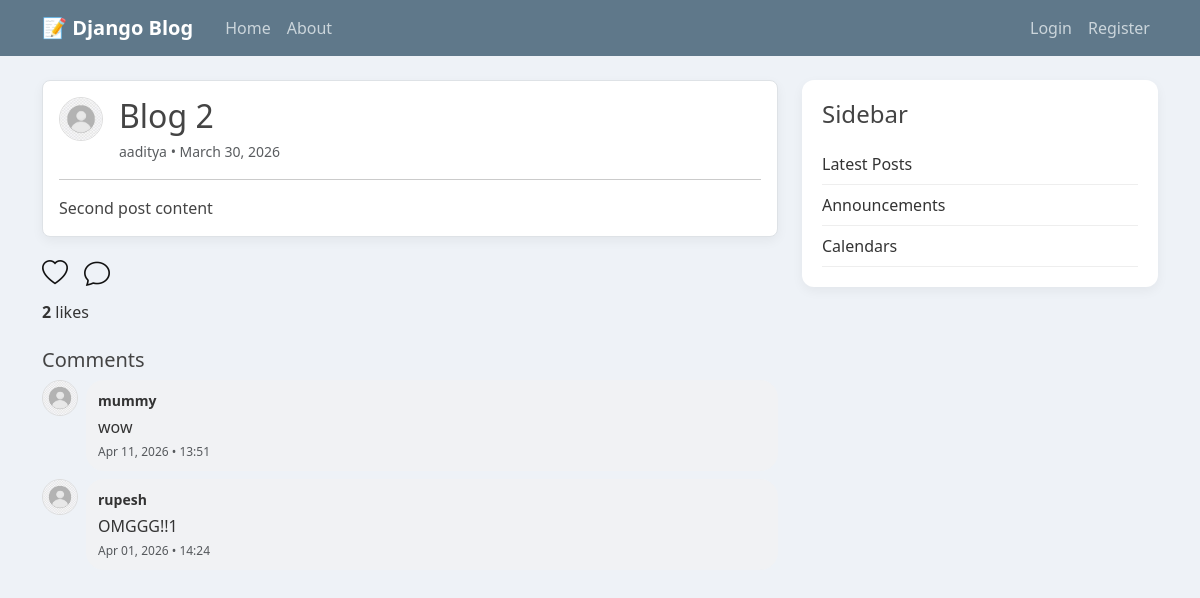
The app's page /post/2/, older data.
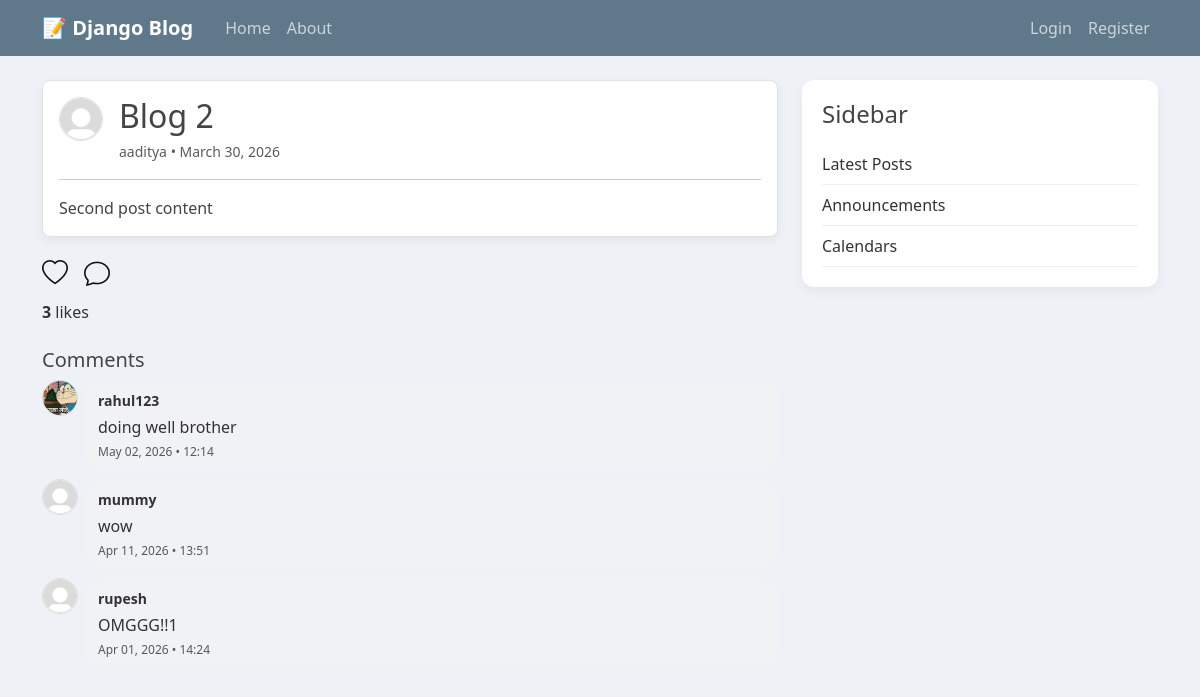
The same page, newer data.
### blog/models.py (models this page shows, shortened)
class Post(models.Model):
  title=models.CharField(max_length=100)
  content=models.TextField()
  author=models.ForeignKey(User,on_delete=models.CASCADE)
  created_at=models.DateTimeField(auto_now_add=True)

class Comment(models.Model):
  post=models.ForeignKey(Post, on_delete=models.CASCADE, related_name='comments')
  user=models.ForeignKey(User, on_delete=models.CASCADE)
  content=models.TextField()
  created_at=models.DateTimeField(auto_now_add=True)

### users/models.py (models this page shows, shortened)
class Profile(models.Model):
    user = models.OneToOneField(User, on_delete=models.CASCADE)
    image = models.ImageField(upload_to='profile_pics', blank=True, null=True)
    bio = models.CharField(max_length=150, blank=True)

### blog/views.py (the view)
# urls.py: path('post/<int:pk>/', views.post_detail, name='post-detail'),
def post_detail(request, pk):
    post = get_object_or_404(Post, id=pk)
    comments = post.comments.all().order_by('-created_at')
    is_liked = False
    if request.user.is_authenticated:
        is_liked = Like.objects.filter(post=post, user=request.user).exists()
    if request.method == 'POST':
        if request.user.is_authenticated:
            form = CommentForm(request.POST)
            if form.is_valid():
                comment = form.save(commit=False)
                comment.post = post
                comment.user = request.user
                comment.save()
                return redirect('post-detail', pk=post.id)
        else:
            return redirect('login')
    else:
        form = CommentForm()
    context = {
        'post': post,
        'comments': comments,
        'form': form,
        'is_liked': is_liked
    }
    return render(request, 'blog/post_detail.html', context)

### blog/templates/blog/post_detail.html (shortened to what the changed rows need)
{% extends "blog/base.html" %}
{% load static %}
{% block content %}
<article class="p-3 mb-3 bg-white border rounded-3" style="box-shadow:0 4px 12px rgba(0,0,0,0.05);">
  <div class="d-flex justify-content-between align-items-start">
    <div class="d-flex gap-3 align-items-start">
      {% if post.author.profile.image %}
        <img src="{{ post.author.profile.image.url }}?v={{ post.author.profile.image.name }}"
             alt="avatar"
             style="width:44px;height:44px;border-radius:50%;object-fit:cover;border:1px solid #ddd;flex:0 0 44px;">
      {% else %}
        <img src="{% static 'users/default_v2.jpg' %}"
             alt="avatar"
             style="width:44px;height:44px;border-radius:50%;object-fit:cover;border:1px solid #ddd;flex:0 0 44px;">
      {% endif %}
      <div>
        <h2 class="mb-1">{{ post.title }}</h2>
        <small class="text-muted">
          <a href="{% url 'public-profile' post.author.username %}" style="text-decoration:none;color:inherit;">
            {{ post.author }}
          </a>
          • {{ post.created_at|date:"F d, Y" }}
        </small>
      </div>
    </div>
  </div>
  <hr class="my-3">
  <p class="mb-0" style="color:#444; white-space:pre-wrap;">{{ post.content }}</p>
</article>
<div class="d-flex align-items-center gap-3 mb-2">
  {% if user.is_authenticated %}
    <form action="{% url 'post-like' post.id %}" method="POST" class="m-0 p-0">
      {% csrf_token %}
      <button type="submit"
              class="p-0"
              title="{% if is_liked %}Unlike{% else %}Like{% endif %}"
              style="border:none; background:none; cursor:pointer; font-size:26px; line-height:1;">
        {% if is_liked %}
          <i class="bi bi-heart-fill" style="color:#e0245e;"></i>
        {% else %}
          <i class="bi bi-heart" style="color:#111;"></i>
        {% endif %}
      </button>
    </form>
  {% else %}
    <a href="{% url 'login' %}" class="text-decoration-none" style="font-size:26px;" title="Login to like">
    </a>
  {% endif %}
  {% if user.is_authenticated %}
    <button type="button"
            class="p-0"
            title="Comment"
            onclick="openCommentSheet()"
            style="border:none; background:none; cursor:pointer; font-size:26px; line-height:1;">
      <i class="bi bi-chat" style="color:#111;"></i>
    </button>
  {% else %}
    <a href="{% url 'login' %}" class="text-decoration-none" style="font-size:26px;" title="Login to comment">
    </a>
  {% endif %}
</div>
<div class="mb-4">
  <strong>{{ post.likes.count }}</strong> like{{ post.likes.count|pluralize }}
</div>
<div class="mb-2 d-flex align-items-center justify-content-between">
  <h5 class="mb-0">Comments</h5>
</div>
<div class="mb-3">
  {% for comment in comments %}
    <div class="d-flex gap-2 mb-2 align-items-start">
      {% if comment.user.profile.image %}
        <img src="{{ comment.user.profile.image.url }}?v={{ comment.user.profile.image.name }}"
             alt="avatar"
             style="width:36px;height:36px;border-radius:50%;object-fit:cover;border:1px solid #ddd;flex:0 0 36px;">
      {% else %}
        <img src="{% static 'users/default_v2.jpg' %}"
             alt="avatar"
             style="width:36px;height:36px;border-radius:50%;object-fit:cover;border:1px solid #ddd;flex:0 0 36px;">
      {% endif %}
      <div style="background:#f1f2f4; padding:10px 12px; border-radius:18px; width:100%;">
        <div class="d-flex justify-content-between align-items-center">
          <strong style="font-size:14px;">
            <a href="{% url 'public-profile' comment.user.username %}" style="text-decoration:none;color:inherit;">
              {{ comment.user }}
            </a>
          </strong>
        </div>
        <div style="margin-top:4px; color:#333;">
          {{ comment.content }}
        </div>
        <div class="text-muted" style="font-size:12px; margin-top:4px;">
          {{ comment.created_at|date:"M d, Y • H:i" }}
        </div>
      </div>
    </div>
  {% empty %}
    <p class="text-muted">No comments yet.</p>
  {% endfor %}
</div>
{% endblock content %}

Row changes from the older to the newer data that the page shows:
changed through a linked row, Post "Blog 2": likes.count "2" → "3"; author.profile.image: picture removed
added Comment: user.profile.image (picture), user "rahul123", content "doing well brother", created_at "May 02, 2026 • 12:14"
changed through a linked row, Comment "wow": image: picture added; user.profile.image: picture removed
changed through a linked row, Comment "OMGGG!!1": image: picture added; user.profile.image: picture removed
